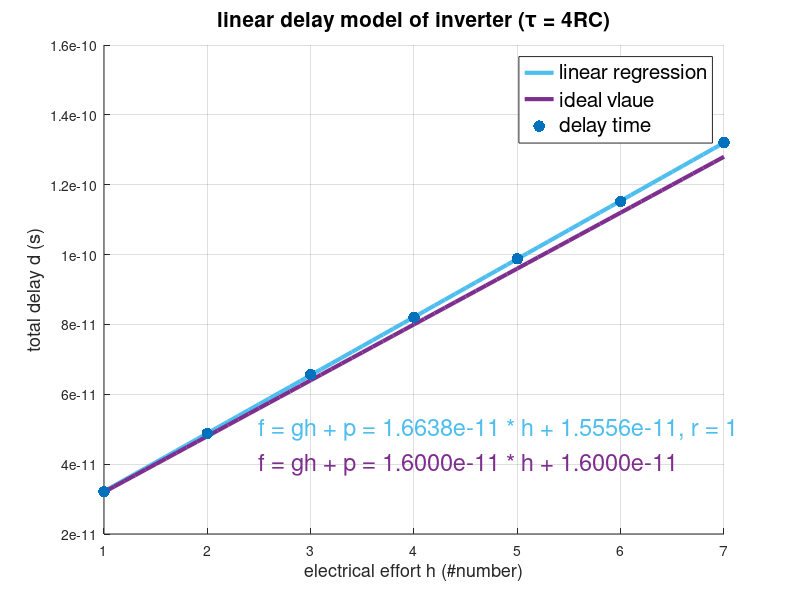

Write the MATLAB code that produced this figure.
clc, clear, close all
h = [1, 2, 3, 4, 5, 6, 7];
delay_time = [32.1417e-12, 48.7925e-12, 65.6431e-12, ...
    82.0736e-12, 98.7970e-12, 115.2076e-12, 132.1027e-12];
fit = polyfit(h, delay_time, 1);

xfit = h(1):0.1:h(end);
yfit = fit(1) * xfit + fit(2);
coff = corrcoef(h, delay_time);

xideal = h(1):0.1:h(end);
yideal = (1 * xideal + 1) * 16e-12;

grid on;
hold on;
plot(xfit, yfit, 'LineWidth', 3, 'Color', '#4DBEEE');
plot(xideal, yideal, 'LineWidth', 3, 'Color', '#7E2F8E');
scatter(h, delay_time, 70, 'filled');
hold off;

title('linear delay model of inverter (\tau = 4RC)', 'FontSize',15);
xlabel('electrical effort h (#number)', 'FontSize',13);
ylabel('total delay d (s)', 'FontSize',13);
reg_txt = ['f = gh + p = ', num2str(fit(1)), ' * h + ', num2str(fit(2)), ', r = ', num2str(coff(1, 2))]; 
text(2.5, 5e-11, reg_txt,'Color', '#4DBEEE', 'FontSize',17);
text(2.5, 4e-11, 'f = gh + p = 1.6000e-11 * h + 1.6000e-11', 'Color', '#7E2F8E', 'FontSize',17)
legend('linear regression', 'ideal vlaue', 'delay time', 'FontSize',15);